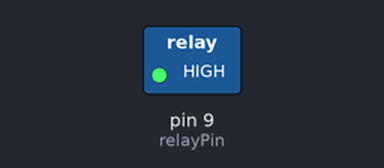
Bench run of a sketch on a simulated Arduino Uno, built with avr-gcc and run on an emulated ATmega328P. Shown: switched loads named in the sketch (green lamp = pin HIGH). The local clock reads 2024-03-15 10:24:30 at power-on unless the sketch sets it; what the sketch prints to the serial monitor is not drawn.

Above: at 0.1 s.
Timing chart, 0 to 1.6 s (numbered marks = the images above):
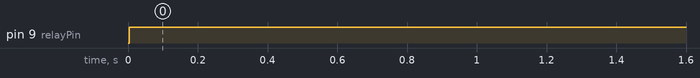

Measured:
- by itself, pin 9 (relayPin): LOW → HIGH at 0.00 s

The sketch:

Neon_Light_Automatic.ino
```cpp
#include <Wire.h>
#include <RtcDS1302.h>

ThreeWire myWire(7, 6, 8); // Пины для DS1302: IO, SCLK, CE
RtcDS1302<ThreeWire> Rtc(myWire);

const int relayPin = 9; // Пин управления реле

// Определение временных интервалов
const int morningStartHour = 6;
const int morningStartMinute = 0;
const int morningEndHour = 8;
const int morningEndMinute = 30;

const int eveningStartHour = 17;
const int eveningStartMinute = 30;
const int eveningEndHour = 2; // Следующий день
const int eveningEndMinute = 0;

void setup() {
  pinMode(relayPin, OUTPUT);
  Serial.begin(9600);

  Rtc.Begin();
  RtcDateTime compiled = RtcDateTime(__DATE__, __TIME__);
  if (!Rtc.IsDateTimeValid() || !Rtc.GetIsRunning()) {
      Rtc.SetDateTime(compiled);
  }
}

bool isInTimeRange(int startHour, int startMinute, int endHour, int endMinute, const RtcDateTime& now) {
  // Специальная логика для периодов, охватывающих полночь
  if (endHour < startHour) {
    return (now.Hour() > startHour || now.Hour() < endHour) ||
           (now.Hour() == startHour && now.Minute() >= startMinute) ||
           (now.Hour() == endHour && now.Minute() < endMinute);
  }

  // Сравнение с началом периода
  bool afterStart = (now.Hour() > startHour) || (now.Hour() == startHour && now.Minute() >= startMinute);
  // Сравнение с концом периода
  bool beforeEnd = (now.Hour() < endHour) || (now.Hour() == endHour && now.Minute() < endMinute);
  return afterStart && beforeEnd;
}

void loop() {
  RtcDateTime now = Rtc.GetDateTime();

  // Показ текущей даты и времени в Serial Monitor
  Serial.print(now.Year());
  Serial.print('/');
  Serial.print(now.Month());
  Serial.print('/');
  Serial.print(now.Day());
  Serial.print(" ");
  Serial.print(now.Hour());
  Serial.print(':');
  Serial.print(now.Minute());
  Serial.print(':');
  Serial.println(now.Second());

  // Проверка, включен ли светильник
  bool isLightOn = isInTimeRange(morningStartHour, morningStartMinute, morningEndHour, morningEndMinute, now) ||
                   isInTimeRange(eveningStartHour, eveningStartMinute, eveningEndHour, eveningEndMinute, now);

  digitalWrite(relayPin, isLightOn ? LOW : HIGH);

  delay(1000); // Задержка 1 секунда
}
```
